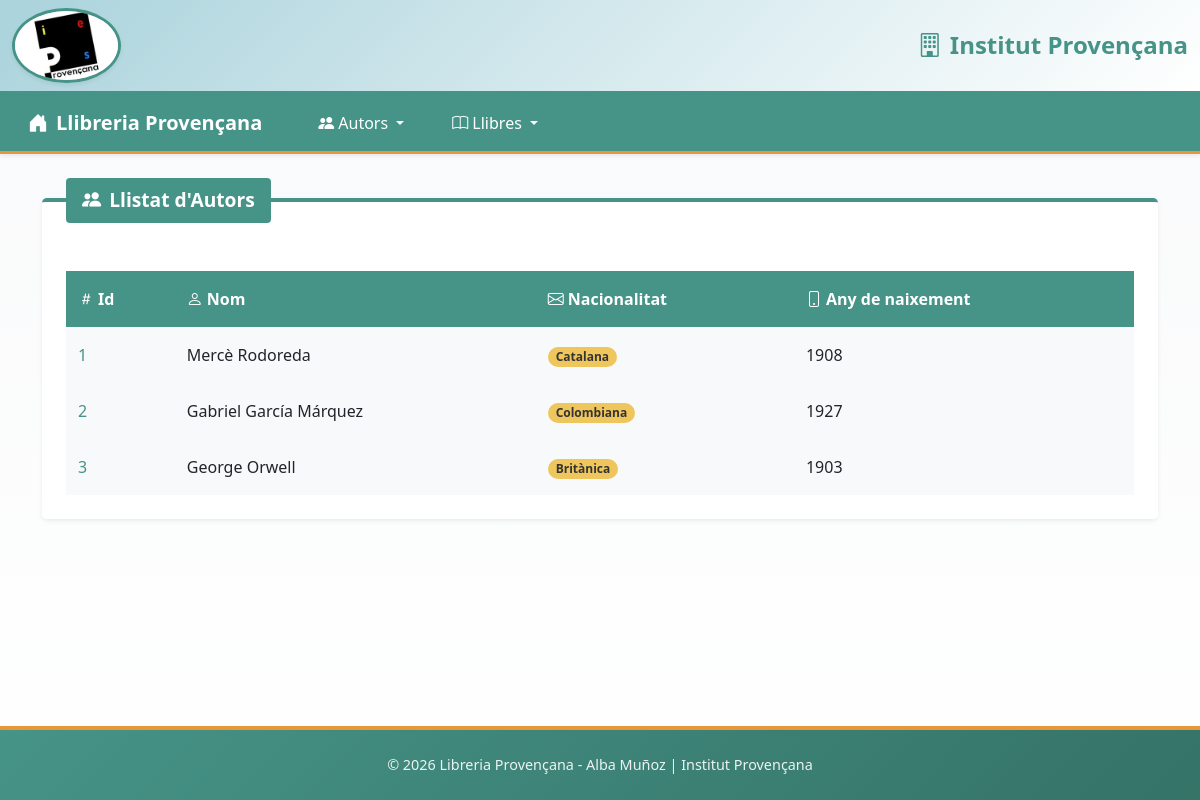
The page /index.php?menu=author&option=list_all on the database its author committed.
### tables this page shows
CREATE TABLE autors (
  id INT AUTO_INCREMENT PRIMARY KEY,
  nom VARCHAR(150) NOT NULL,
  nacionalitat VARCHAR(100) NOT NULL,
  any_naixement INT(4)
);

### model/persist/AuthorDbDAO.class.php (called while the page is built, shortened)
<?php
require_once "model/persist/ConnectDb.class.php";
require_once "model/Author.class.php";
class AuthorDbDAO {
    private static $instance = NULL;
    private $connect;
    public function __construct() {
        $this->connect = (new ConnectDb())->getConnection();
    }
    public static function getInstance(): AuthorDbDAO {
        if (self::$instance == NULL) {
            self::$instance = new self();
        }
        return self::$instance;
    }
    public function listAll(): array {
        $result = array();
        try {
            $sql = <<<SQL
                SELECT id,nom,nacionalitat,any_naixement FROM autors;
            SQL;
            $result = $this->connect->query($sql);
            $result->setFetchMode(PDO::FETCH_CLASS | PDO::FETCH_PROPS_LATE, 'Author');
            return $result->fetchAll();
        } catch (PDOException $e) {
            return $result;
        }
        return $result;
    }
}

### model/persist/ConnectDb.class.php (called while the page is built, shortened)
<?php
class ConnectDb {
    public function getConnection() {
        $hostname='192.168.143.166';
        $username='llibreria_user';
        $password='password';
        $dbname='llibreria';
        $conn=NULL;
        try {
            $conn=new PDO("mysql:host=$hostname;dbname=$dbname;charset=utf8", $username, $password);
            $conn->setAttribute(PDO::ATTR_ERRMODE, PDO::ERRMODE_EXCEPTION);
        }
        catch (PDOException $e) {
            printf("<p>Error code:</p><p>%s</p>", $e->getCode());
            printf("<p>Error message:</p><p>%s</p>", $e->getMessage());
            printf("<p>Stack trace:</p><p>%s</p>", nl2br($e->getTraceAsString()));
        }
        return $conn;
    }
}

### model/AuthorModel.class.php (called while the page is built, shortened)
<?php
require_once "model/persist/AuthorDbDAO.class.php";
class AuthorModel {
    private $dataAuthor;
    public function __construct() {
        $this->dataAuthor=AuthorDbDAO::getInstance();
    }
    public function listAll():array {
        $authors=$this->dataAuthor->listAll();
        return $authors;
    }
}

### model/Author.class.php (called while the page is built, shortened)
<?php
class Author {
    private $id;
    private $nom;
    private $nacionalitat;
    private $any_naixement;
    public function __construct($id=NULL, $nom=NULL, $nacionalitat=NULL, $any_naixement=NULL) {
        $this->id=$id;
        $this->nom=$nom;
        $this->nacionalitat=$nacionalitat;
        $this->any_naixement=$any_naixement;
    }
    public function getId() {
        return $this->id;
    }
    public function getNom() {
        return $this->nom;
    }
    public function getNacionalitat() {
        return $this->nacionalitat;
    }
    public function getAnyNaixement() {
        return $this->any_naixement;
    }
}

### view/form/AuthorList.php (the view, shortened to what this page needs)
<div id="content" class="container-fluid mt-4">
    <div class="container">
        <fieldset class="border-0 rounded-3 p-4 shadow-sm panel-primary">
            <legend class="float-none w-auto px-3 py-2 mb-4 rounded-2 text-white fw-bold legend-large">
                <i class="bi bi-people-fill me-2"></i>Llistat d'Autors
            </legend>
            <?php
                if (isset($content) && !empty($content)) {
                    echo <<<EOT
                        <div class="table-responsive">
                            <table class="table table-hover table-borderless align-middle mb-0 shadow-sm table-clinic">
                                <thead>
                                    <tr>
                                        <th class="py-3"><i class="bi bi-hash me-1"></i>Id</th>
                                        <th class="py-3"><i class="bi bi-person me-1"></i>Nom</th>
                                        <th class="py-3"><i class="bi bi-envelope me-1"></i>Nacionalitat</th>
                                        <th class="py-3"><i class="bi bi-phone me-1"></i>Any de naixement</th>
                                    </tr>
                                </thead>
                                <tbody>
EOT;
                    foreach ($content as $author) {
                        echo <<<EOT
                                    <tr>
                                        <td class="py-3 fw-semibold cell-id">{$author->getId()}</td>
                                        <td class="py-3">{$author->getNom()}</td>
                                        <td class="py-3"><span class="badge rounded-pill badge-clinic-email">{$author->getNacionalitat()}</span></td>
                                        <td class="py-3">{$author->getAnyNaixement()}</td>
                                    </tr>
EOT;
                    }
                    echo <<<EOT
                                </tbody>
                            </table>
                        </div>
EOT;
                } else {
                    echo '<div class="alert border-0 shadow-sm text-center alert-clinic-info">
                            <i class="bi bi-info-circle me-2" style="font-size: 1.5rem;"></i>
                            <p class="mb-0">No hi ha propietaris registrats.</p>
                          </div>';
                }
            ?>
        </fieldset>
    </div>
</div>

### view/css/custom-style.css (style rules this page uses)
body.clinic-body { background: linear-gradient(to bottom, #f8f9fa 0%, #ffffff 100%); min-height: 100vh; }
.clinic-navbar { background: linear-gradient(135deg, #469387 0%, #469387 100%); border-bottom: 3px solid #e69739; }
.panel-primary { background-color: #ffffff; border-top: 4px solid #469387 !important; }
.legend-large { background-color: #469387; font-size: 1.2rem; }
.table-clinic { width: 100%; margin-bottom: 0; border-collapse: separate; border-spacing: 0; box-shadow: 0 2px 8px rgba(0,0,0,0.1); }
.table-clinic thead { background-color: #469387; color: white; }
.table-clinic tbody { background-color: #f8f9fa; }
.table-clinic tbody tr { border-bottom: 1px solid #aad3dc; transition: background-color 0.2s ease; }
.table-clinic th, .table-clinic td { padding: 0.75rem; vertical-align: middle; border: none; }
.table-clinic .cell-id { color: #469387; }
.badge-clinic-email { background-color: #efc65d; color: #333; }
html, body { height: 100%; }
#page > * { flex-shrink: 0; }
#content { flex: 1; }

### rows shown on the page
autors: id "1", nom "Mercè Rodoreda", nacionalitat "Catalana", any_naixement "1908"
autors: id "2", nom "Gabriel García Márquez", nacionalitat "Colombiana", any_naixement "1927"
autors: id "3", nom "George Orwell", nacionalitat "Britànica", any_naixement "1903"
